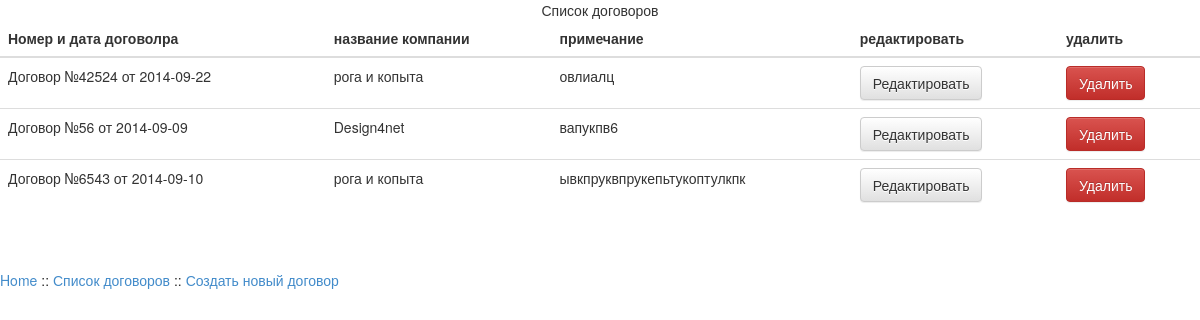
The page /contract/dogovora.php on the database as committed earlier.
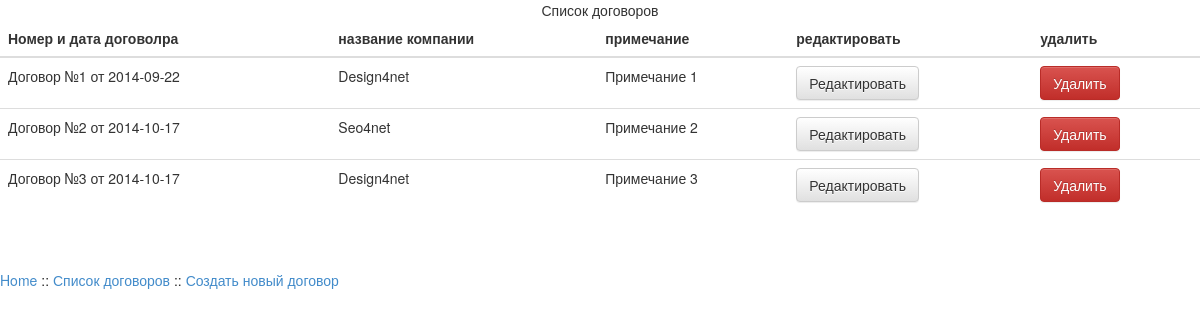
The same page on the database as committed later.
### tables this page shows
CREATE TABLE IF NOT EXISTS `contract` (
  `id` int(10) unsigned NOT NULL AUTO_INCREMENT,
  `nomer` text NOT NULL,
  `date` date NOT NULL,
  `company_id` int(5) NOT NULL,
  `prim` text NOT NULL,
  PRIMARY KEY (`id`)
);

CREATE TABLE IF NOT EXISTS `company` (
  `id` int(10) unsigned NOT NULL AUTO_INCREMENT,
  `name` text NOT NULL,
  `director` text NOT NULL,
  `requisites` text NOT NULL,
  PRIMARY KEY (`id`)
);

### contract/dogovora.php (the view, shortened to what this page needs)
<!DOCTYPE html>
<html>
	<head>
		<link rel="stylesheet" href="../css/bootstrap.min.css">
		<link rel="stylesheet" href="../css/bootstrap-theme.min.css">
	</head>
<body>
<?php
	require_once '../login.php';
	$link = mysqli_connect($host, $user, $password, $db);
	$query = "SELECT `contract`.`id`, `contract`.`nomer`, `contract`.`date`, `company`.`name`, `contract`.`prim`
	FROM `contract` JOIN `company` ON `contract`.`company_id` = `company`.`id`
	ORDER BY  `contract`.`id` ASC";
	$result = mysqli_query($link, $query);
	echo '<table class="table table-hover">
	<caption>Список договоров</caption>
	<thead>
		<tr>
			<th>Номер и дата договолра</th>
			<th>название компании</th>
			<th>примечание</th>
			<th>редактировать</th>
			<th>удалить</th>
		</tr>
	</thead>
	<tbody>';
	while ($row = mysqli_fetch_array($result, MYSQLI_ASSOC)) {
	echo '
		<tr>
			<td>Договор №'.$row['nomer'].' от '.$row['date'].'</td>
			<td>'.$row['name'].'</td>
			<td>'.$row['prim'].'</td>
			<td>
				<form class="form-inline" role="form" action="dogovor.php" method="get">
					<input type="hidden" name="id" value="'.$row['id'].'"><button type="submits" class="btn btn-default">Редактировать</button>
			</form>
			</td>
			<td>
				<form class="form-inline" role="form" action="delete-dogovor.php" method="get">
					<input type="hidden" name="id" value="'.$row['id'].'"><button type="submits" class="btn btn-danger">Удалить</button>
			</form>
			</td>
		</tr>';
	}
	echo '
	</tbody>
</table>';
	echo '<br /><br /><p><a href="../index.php">Home</a> :: <a href="dogovora.php">Список договоров</a> :: <a href="new-dogovor.php">Создать новый договор</a></p>';
?>
</body>
</html>

Rows that differ between the two databases and show on the page:
removed contract: nomer "56", date "2014-09-09", company.name "Design4net", prim "вапукпв6"
removed contract: nomer "6543", date "2014-09-10", company.name "рога и копыта", prim "ывкпруквпрукепьтукоптулкпк"
changed contract: nomer "42524" → "1"; company.name "рога и копыта" → "Design4net"; prim "овлиалц" → "Примечание 1"
added contract: nomer "2", date "2014-10-17", company.name "Seo4net", prim "Примечание 2"
added contract: nomer "3", date "2014-10-17", company.name "Design4net", prim "Примечание 3"
